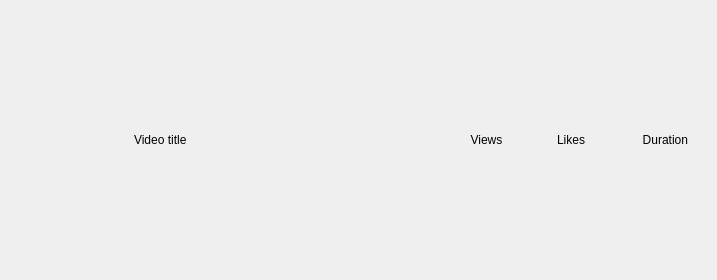
<?xml version="1.0" encoding="UTF-8"?>
<ui version="4.0">
 <class>Form</class>
 <widget class="QWidget" name="Form">
  <property name="geometry">
   <rect>
    <x>0</x>
    <y>0</y>
    <width>717</width>
    <height>280</height>
   </rect>
  </property>
  <property name="sizePolicy">
   <sizepolicy hsizetype="Expanding" vsizetype="Expanding">
    <horstretch>0</horstretch>
    <verstretch>0</verstretch>
   </sizepolicy>
  </property>
  <property name="windowTitle">
   <string>Form</string>
  </property>
  <layout class="QGridLayout" name="gridLayout_2">
   <item row="0" column="0">
    <widget class="QWidget" name="gridWidget" native="true">
     <property name="sizePolicy">
      <sizepolicy hsizetype="Expanding" vsizetype="Expanding">
       <horstretch>0</horstretch>
       <verstretch>0</verstretch>
      </sizepolicy>
     </property>
     <property name="maximumSize">
      <size>
       <width>16777215</width>
       <height>100</height>
      </size>
     </property>
     <layout class="QGridLayout" name="gridLayout">
      <property name="sizeConstraint">
       <enum>QLayout::SetMaximumSize</enum>
      </property>
      <item row="0" column="0">
       <widget class="QWidget" name="horizontal_layout" native="true">
        <property name="sizePolicy">
         <sizepolicy hsizetype="Expanding" vsizetype="Expanding">
          <horstretch>0</horstretch>
          <verstretch>0</verstretch>
         </sizepolicy>
        </property>
        <layout class="QHBoxLayout" name="horizontalLayout">
         <property name="spacing">
          <number>20</number>
         </property>
         <item>
          <widget class="QLabel" name="index_add_to_playlist_button">
           <property name="maximumSize">
            <size>
             <width>25</width>
             <height>25</height>
            </size>
           </property>
           <property name="text">
            <string/>
           </property>
           <property name="pixmap">
            <pixmap>../PycharmProjects/my_spotify/assets/images/plus_icon.png</pixmap>
           </property>
           <property name="scaledContents">
            <bool>true</bool>
           </property>
           <property name="alignment">
            <set>Qt::AlignCenter</set>
           </property>
          </widget>
         </item>
         <item>
          <widget class="QLabel" name="video_thumbnail">
           <property name="maximumSize">
            <size>
             <width>40</width>
             <height>40</height>
            </size>
           </property>
           <property name="text">
            <string/>
           </property>
           <property name="pixmap">
            <pixmap>../Pictures/Screenshot from 2021-07-16 22-19-12.png</pixmap>
           </property>
           <property name="scaledContents">
            <bool>true</bool>
           </property>
           <property name="alignment">
            <set>Qt::AlignCenter</set>
           </property>
          </widget>
         </item>
         <item>
          <widget class="QLabel" name="video_title">
           <property name="minimumSize">
            <size>
             <width>300</width>
             <height>0</height>
            </size>
           </property>
           <property name="maximumSize">
            <size>
             <width>300</width>
             <height>25</height>
            </size>
           </property>
           <property name="text">
            <string>Video title</string>
           </property>
           <property name="alignment">
            <set>Qt::AlignLeading|Qt::AlignLeft|Qt::AlignVCenter</set>
           </property>
          </widget>
         </item>
         <item>
          <widget class="QLabel" name="video_views">
           <property name="text">
            <string>Views</string>
           </property>
           <property name="alignment">
            <set>Qt::AlignCenter</set>
           </property>
          </widget>
         </item>
         <item>
          <widget class="QLabel" name="video_likes">
           <property name="text">
            <string>Likes</string>
           </property>
           <property name="alignment">
            <set>Qt::AlignCenter</set>
           </property>
          </widget>
         </item>
         <item>
          <widget class="QLabel" name="video_duration">
           <property name="text">
            <string>Duration</string>
           </property>
           <property name="alignment">
            <set>Qt::AlignRight|Qt::AlignTrailing|Qt::AlignVCenter</set>
           </property>
          </widget>
         </item>
        </layout>
       </widget>
      </item>
     </layout>
    </widget>
   </item>
  </layout>
 </widget>
 <resources/>
 <connections/>
</ui>
